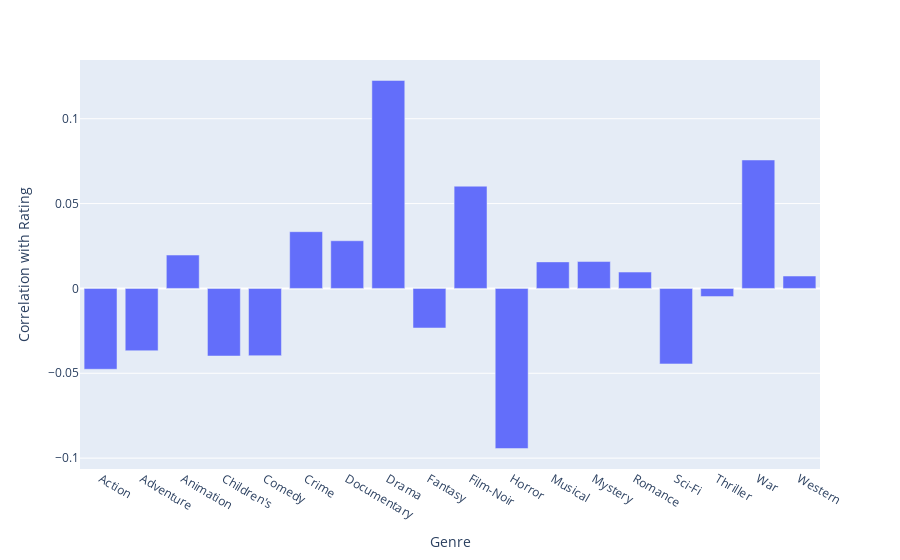

The notebook cell this image was saved under:
### Markdown cell above
#### Correlation Plot

### Code cell
# calculate the correlation between each genre and the rating column
genre_corr = df.iloc[:, 2:20].corrwith(df['rating'])

# create a bar chart of the genre correlations
fig = px.bar(x=genre_corr.index, y=genre_corr.values, labels={'x': 'Genre', 'y': 'Correlation with Rating'})
fig.show()

### Figure 1 — Plotly figure (JSON) as saved in the notebook; plotly's stock layout.template omitted (floating-point values rounded to 4 significant figures)
{"data": [{"alignmentgroup": "True", "hovertemplate": "Genre=%{x}<br>Correlation with Rating=%{y}<extra></extra>", "legendgroup": "", "marker": {"color": "#636efa", "pattern": {"shape": ""}}, "name": "", "offsetgroup": "", "orientation": "v", "showlegend": false, "textposition": "auto", "type": "bar", "x": ["Action", "Adventure", "Animation", "Children's", "Comedy", "Crime", "Documentary", "Drama", "Fantasy", "Film-Noir", "Horror", "Musical", "Mystery", "Romance", "Sci-Fi", "Thriller", "War", "Western"], "xaxis": "x", "y": [-0.04763, -0.03672, 0.01967, -0.03983, -0.03962, 0.03345, 0.0281, 0.1226, -0.02331, 0.06026, -0.09435, 0.01564, 0.01585, 0.009644, -0.04449, -0.004806, 0.07569, 0.007311], "yaxis": "y"}], "layout": {"barmode": "relative", "legend": {"tracegroupgap": 0}, "margin": {"t": 60}, "xaxis": {"anchor": "y", "domain": [0, 1], "title": {"text": "Genre"}}, "yaxis": {"anchor": "x", "domain": [0, 1], "title": {"text": "Correlation with Rating"}}}}
